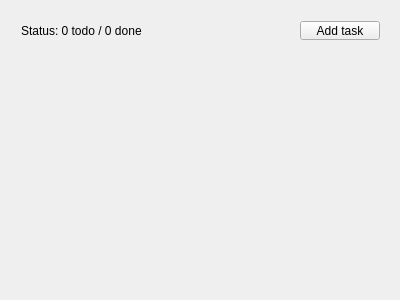
<?xml version="1.0" encoding="UTF-8"?>
<ui version="4.0">
 <class>MainWindow</class>
 <widget class="QMainWindow" name="MainWindow">
  <property name="geometry">
   <rect>
    <x>0</x>
    <y>0</y>
    <width>400</width>
    <height>300</height>
   </rect>
  </property>
  <property name="windowTitle">
   <string>Todo</string>
  </property>
  <widget class="QWidget" name="centralWidget">
   <property name="enabled">
    <bool>true</bool>
   </property>
   <widget class="QWidget" name="horizontalLayoutWidget">
    <property name="geometry">
     <rect>
      <x>10</x>
      <y>10</y>
      <width>381</width>
      <height>41</height>
     </rect>
    </property>
    <layout class="QHBoxLayout" name="toolbarLayout">
     <item>
      <widget class="QLabel" name="statusLabel">
       <property name="text">
        <string>Status: 0 todo / 0 done</string>
       </property>
      </widget>
     </item>
     <item>
      <spacer name="horizontalSpacer">
       <property name="orientation">
        <enum>Qt::Horizontal</enum>
       </property>
       <property name="sizeHint" stdset="0">
        <size>
         <width>40</width>
         <height>20</height>
        </size>
       </property>
      </spacer>
     </item>
     <item>
      <widget class="QPushButton" name="addTaskButton">
       <property name="text">
        <string>Add task</string>
       </property>
      </widget>
     </item>
    </layout>
   </widget>
   <widget class="QWidget" name="verticalLayoutWidget">
    <property name="geometry">
     <rect>
      <x>9</x>
      <y>60</y>
      <width>381</width>
      <height>141</height>
     </rect>
    </property>
    <layout class="QVBoxLayout" name="tasksLayout"/>
   </widget>
  </widget>
 </widget>
 <layoutdefault spacing="6" margin="11"/>
 <resources/>
 <connections/>
</ui>
